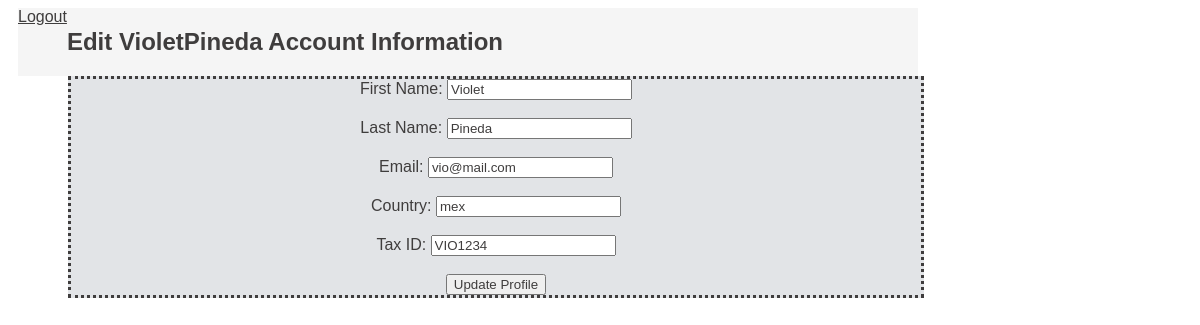
/myaccount/6, run on the app's committed database.
### rhhapp/models.py (models this page shows)
class User(models.Model):
    first_name=models.CharField(max_length=255)
    last_name=models.CharField(max_length=255)
    email=models.CharField(max_length=255)
    userid=models.CharField(max_length=255)
    country=models.CharField(max_length=255)
    tpin=models.CharField(max_length=255)
    usertype=models.CharField(max_length=255)
    storename=models.CharField(max_length=255)
    password=models.CharField(max_length=255)
    created_at=models.DateTimeField(auto_now_add=True)
    update_at=models.DateTimeField(auto_now=True)
    objects=UserManager()

### rhhapp/views.py (the view, shortened to what this page needs)
# urls.py: path('myaccount/<int:id>', views.myaccount),
def myaccount(request,id):
    oneprofile=User.objects.get(id=id)
    context={
        'editprofile': oneprofile
    }
    return render(request, "Editmyaccount.html", context)

### rhhapp/templates/Editmyaccount.html (shortened to what this page needs)
<!DOCTYPE html>
<html lang="en">
<head>
    {% load static %}
    <link rel="stylesheet" href="{% static 'styleditacc.css' %}">
</head>
<body>
    <div id="wrapper">
        <div id="head">
                <a href="/logout">Logout</a>
            </div>
            <h2>Edit {{editprofile.first_name}}{{editprofile.last_name}} Account Information</h2>
        </div>
        <div id="formprofile">
        <form action="/myaccount/{{editprofile.id}}" method="post">
            First Name: <input type="text" name="editfname" value="{{ editprofile.first_name}}" id=""><br><br>
            Last Name: <input type="text" name="editlname" value="{{editprofile.last_name}}" id=""><br><br>
            Email: <input type="text" name="editmail" value="{{editprofile.email}}" id="profemail"><br><br>
            Country: <input type="text" name="editcountry" value="{{editprofile.country}}" id="profcountry"><br><br>
            Tax ID: <input type="text" name="editaxid" value="{{editprofile.tpin}}" id="proftpid"><br><br>
            <input type="submit" value="Update Profile">
        </form>
    </div>
</body>
</html>

### rhhapp/static/styleditacc.css (style rules this page uses)
* { font-family: 'Lucida Sans', 'Lucida Sans Regular', 'Lucida Grande', 'Lucida Sans Unicode', Geneva, Verdana, sans-serif; color: rgb(63, 61, 61); }
#wrapper { width: 900px; height: auto; background-color:whitesmoke; margin-left: 10px; display: flex; flex-wrap: wrap; }
#head { text-align: right; }
#formprofile { width: 850px; height: auto; margin-top: 0px; margin-left: 60px; background-color:rgb(226, 228, 231); border-style: dotted ; display: inline-block; text-align: center; }

### data on the page
User: first_name "Violet", last_name "Pineda", editfname "Violet", editlname "Pineda", editmail "vio@mail.com", editcountry "mex", editaxid "VIO1234"
